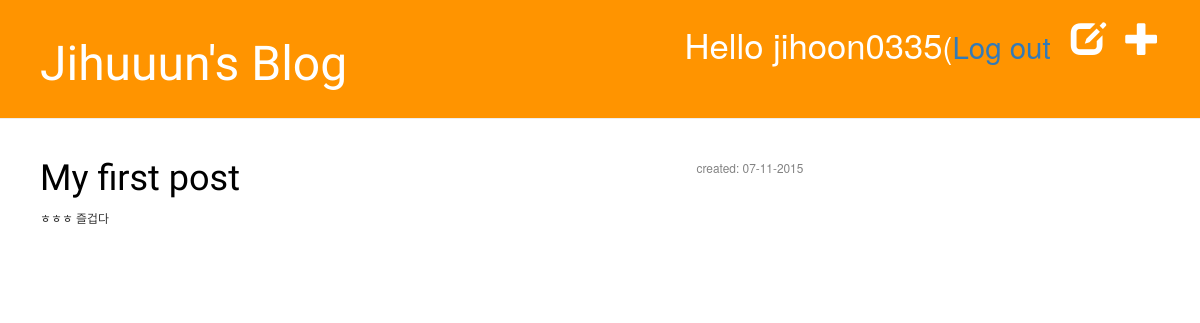
The page /drafts/ (signed in) on the database as committed earlier.
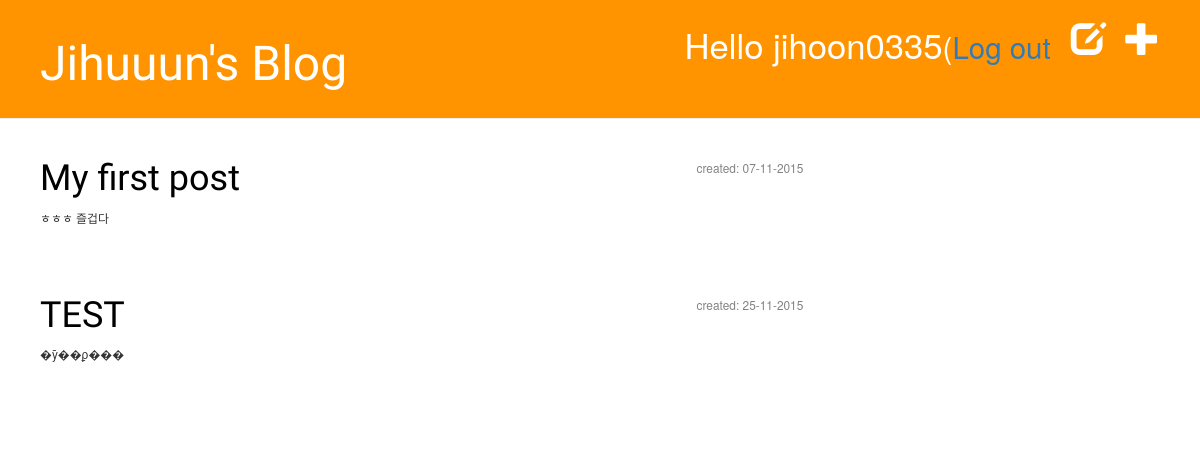
The same page on the database as committed later.
### blog/models.py (models this page shows, shortened)
class Post(models.Model):
    author = models.ForeignKey('auth.User')
    title = models.CharField(max_length=200)
    text = models.TextField()
    photo = models.ImageField(blank=True, null=True)
    created_date = models.DateTimeField(
        default=timezone.now)
    published_date = models.DateTimeField(
        blank=True, null=True)

### blog/views.py (the view)
# urls.py: url(r'^drafts/$', views.post_draft_list, name='post_draft_list'),
@login_required
def post_draft_list(request):
	posts = Post.objects.filter(published_date__isnull=True).order_by('created_date')
	return render(request, 'blog/post_draft_list.html', {'posts': posts})

### blog/templates/blog/post_draft_list.html
{% extends "blog/base.html" %}
{% block content %}
	{% for post in posts %}
		<div class="post">
			<p class="date">created: {{ post.created_date|date:"d-m-Y" }}</p>
			<h1><a href="{% url "blog.views.post_detail" pk=post.pk %}">{{ post.title }}</a></h1>
			<p>{{ post.text|truncatechars:200 }}</p>
		</div>
	{% endfor %}
{% endblock %}

Rows that differ between the two databases and show on the page:
added Post: created_date "25-11-2015", title "TEST", text "�ȳ��ϼ���"
